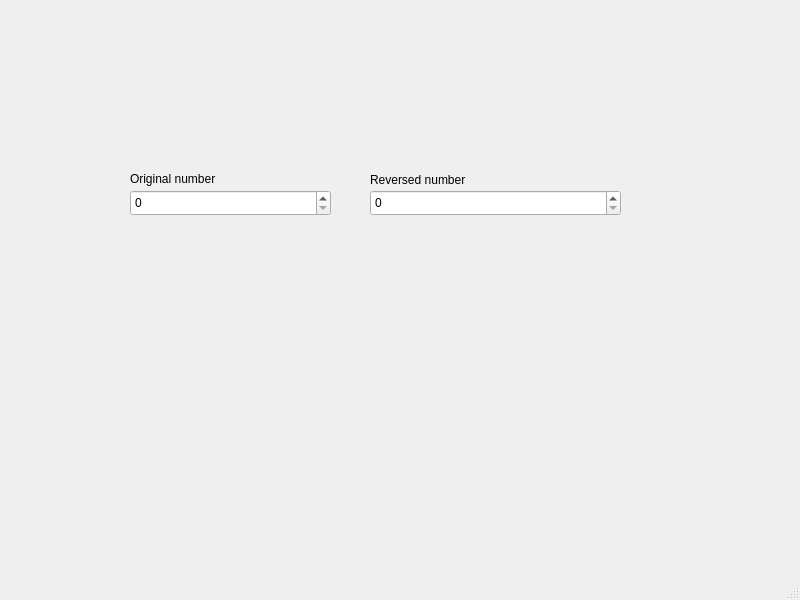
<?xml version="1.0" encoding="UTF-8"?>
<ui version="4.0">
 <class>MainWindow</class>
 <widget class="QMainWindow" name="MainWindow">
  <property name="geometry">
   <rect>
    <x>0</x>
    <y>0</y>
    <width>800</width>
    <height>600</height>
   </rect>
  </property>
  <property name="windowTitle">
   <string>MainWindow</string>
  </property>
  <widget class="QWidget" name="centralwidget">
   <widget class="QLabel" name="label_2">
    <property name="geometry">
     <rect>
      <x>370</x>
      <y>170</y>
      <width>381</width>
      <height>20</height>
     </rect>
    </property>
    <property name="text">
     <string>Reversed number</string>
    </property>
   </widget>
   <widget class="QLabel" name="label_3">
    <property name="geometry">
     <rect>
      <x>130</x>
      <y>170</y>
      <width>121</width>
      <height>17</height>
     </rect>
    </property>
    <property name="text">
     <string>Original number</string>
    </property>
   </widget>
   <widget class="QSpinBox" name="spinBox">
    <property name="geometry">
     <rect>
      <x>130</x>
      <y>190</y>
      <width>201</width>
      <height>26</height>
     </rect>
    </property>
   </widget>
   <widget class="QSpinBox" name="spinBox_2">
    <property name="geometry">
     <rect>
      <x>370</x>
      <y>190</y>
      <width>251</width>
      <height>26</height>
     </rect>
    </property>
   </widget>
  </widget>
  <widget class="QMenuBar" name="menubar">
   <property name="geometry">
    <rect>
     <x>0</x>
     <y>0</y>
     <width>800</width>
     <height>22</height>
    </rect>
   </property>
  </widget>
  <widget class="QStatusBar" name="statusbar"/>
 </widget>
 <resources/>
 <connections/>
</ui>
